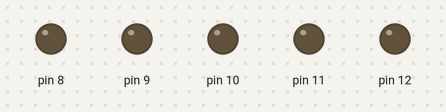
The sketch below on a simulated Arduino Uno, built with avr-gcc and run on an emulated ATmega328P. Shown: output pins drawn as LEDs (lit = HIGH). What the sketch prints to the serial monitor is not drawn.

Above: at 0.5 s.
At 3.5 s:
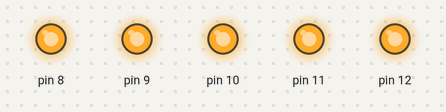
Timing chart, 0 to 4.6 s (numbered marks = the images above):
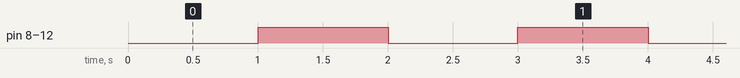

Measured:
- by itself, pin 8–12: alternates HIGH for 1.0 s and LOW for 1.0 s

The sketch:

milisdelay.ino
```cpp
int ledState = LOW;
unsigned long previousMillis = 0;
const long interval = 1000;

void setup()
{
  Serial.begin(9600);
  for (int ledPin = 8;  ledPin < 13; ledPin ++)
  {
    pinMode(ledPin,OUTPUT);
    digitalWrite(ledPin, ledState);
  }
}

void loop()
{
  unsigned long currentMillis = millis();
  if (currentMillis - previousMillis >= interval)
  {
    previousMillis = currentMillis;
    Serial.print("State Changed");
    ledState = !ledState;
  }

  for (int ledPin = 8; ledPin < 13; ledPin ++)
    digitalWrite(ledPin,ledState);
}
```
